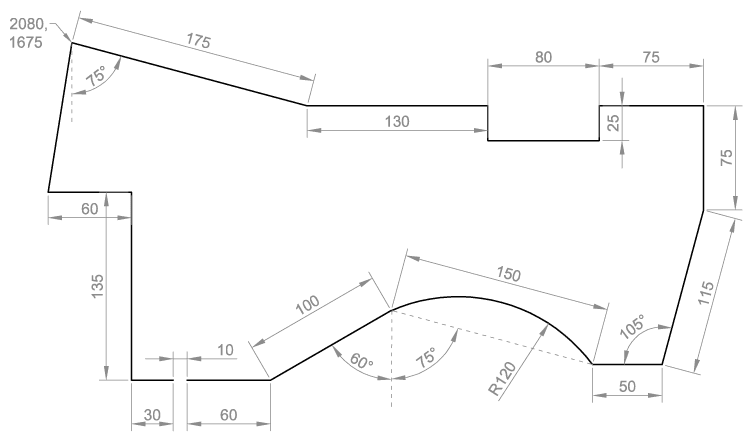
#> input picture input.png, 750 x 440 px; its folder holds only this picture in this run
$ python -i boundary.py   (imports and definitions only)
#> lines starting #> are read from the running program, lines starting #| are printed output that depends on the picture; after the words box and inside, x2 and y2 are one past the last pixel; in counts of white or black regions, pixels touching at a corner belong together
"""Boundary extraction from images (OpenCV) and DXF files (ezdxf).

Universal shape extraction supporting all boundary types worldwide:
- Images (PNG, JPG, JPEG, BMP, TIFF)
- CAD files (DXF)
- Complex shapes (L-shaped, U-shaped, irregular)
- Multiple detection methods with fallbacks
"""

import cv2
import numpy as np
from shapely.geometry import Polygon, MultiPolygon as ShapelyMultiPolygon, Point
from shapely.ops import unary_union
from pathlib import Path
import json


def extract_all_shapes_from_image(image_path: str, scale: float = 1.0, return_all: bool = False) -> dict:
    """
    Universal shape extractor that works for ANY boundary shape worldwide.

    Uses multiple detection algorithms:
    1. Adaptive thresholding + contour detection
    2. Edge detection with Hough transforms
    3. Color-based segmentation
    4. Deep contour analysis

    Args:
        image_path: Path to image file
        scale: Scale factor for coordinates
        return_all: If True, returns all detected shapes, not just the largest

    Returns:
        dict with polygon data including all detected boundaries
    """
#> called with image_path = '../../input.png', scale = 1, return_all = False
    img = cv2.imread(image_path)
#> img is the input picture: shape (440, 750, 3); min 0, max 255, mean 250.7
    if img is None:
        raise ValueError(f"Could not read image: {image_path}")

    gray = cv2.cvtColor(img, cv2.COLOR_BGR2GRAY)
    all_contours = []

    # Method 1: Adaptive thresholding
    try:
        adaptive = cv2.adaptiveThreshold(gray, 255, cv2.ADAPTIVE_THRESH_GAUSSIAN_C,
                                          cv2.THRESH_BINARY_INV, 11, 2)
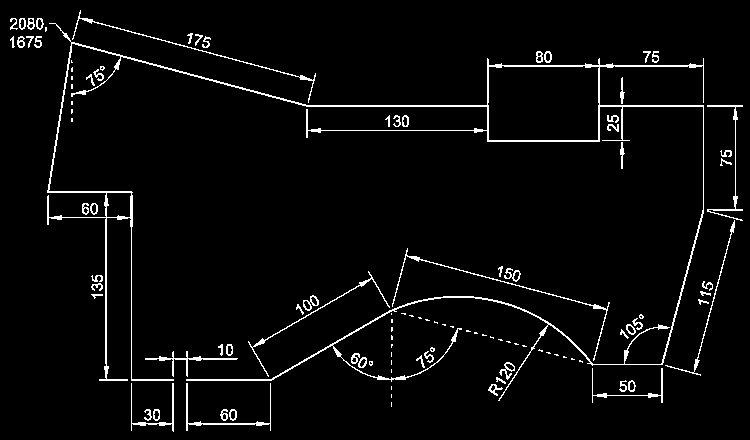
#> adaptive: shape (440, 750); 3.7% white in thin lines or dots
        kernel = cv2.getStructuringElement(cv2.MORPH_RECT, (5, 5))
        morph = cv2.morphologyEx(adaptive, cv2.MORPH_CLOSE, kernel, iterations=3)
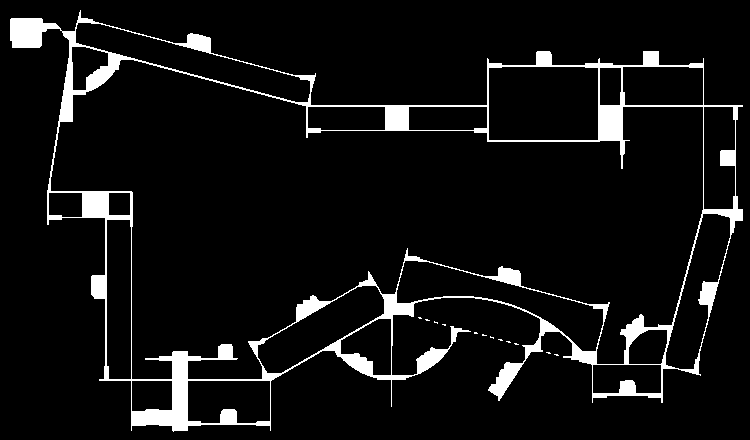
#> morph: shape (440, 750); 6.8% white; 13 white regions (12 under 20 px)
        contours1, _ = cv2.findContours(morph, cv2.RETR_EXTERNAL, cv2.CHAIN_APPROX_TC89_L1)
#> contours1 = 13 contours, 12 with area under 20; largest, box (x1, y1, x2, y2) and area: (10, 10, 743, 432) 194586
        all_contours.extend(contours1)
    except Exception:
        pass

    # Method 2: Multi-level Otsu thresholding
    try:
        denoised = cv2.bilateralFilter(gray, 9, 75, 75)
        _, otsu = cv2.threshold(denoised, 0, 255, cv2.THRESH_BINARY_INV + cv2.THRESH_OTSU)
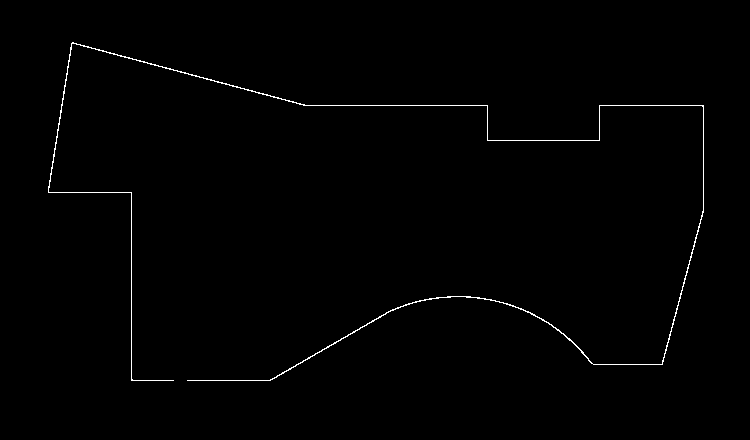
#> otsu: shape (440, 750); 0.7% white in thin lines or dots, all inside (x1, y1, x2, y2) = (48, 42, 704, 381)
        kernel = cv2.getStructuringElement(cv2.MORPH_RECT, (3, 3))
        otsu_clean = cv2.morphologyEx(otsu, cv2.MORPH_CLOSE, kernel, iterations=2)
        contours2, _ = cv2.findContours(otsu_clean, cv2.RETR_EXTERNAL, cv2.CHAIN_APPROX_SIMPLE)
#> contours2 = 1 contour; box (x1, y1, x2, y2) and area: (48, 42, 704, 381) 425
        all_contours.extend(contours2)
    except Exception:
        pass

    # Method 3: Canny edge detection with multiple thresholds
    try:
        blurred = cv2.GaussianBlur(gray, (5, 5), 0)
        for low, high in [(30, 100), (50, 150), (70, 200)]:
            edges = cv2.Canny(blurred, low, high)
            dilated = cv2.dilate(edges, np.ones((3, 3)), iterations=2)
            contours3, _ = cv2.findContours(dilated, cv2.RETR_EXTERNAL, cv2.CHAIN_APPROX_SIMPLE)
            all_contours.extend(contours3)
#> this loop made 3 passes
#> pass 1, in extract_all_shapes_from_image, `dilated = cv2.dilate(edges, np.ones((3, 3)), iterations=2)`:
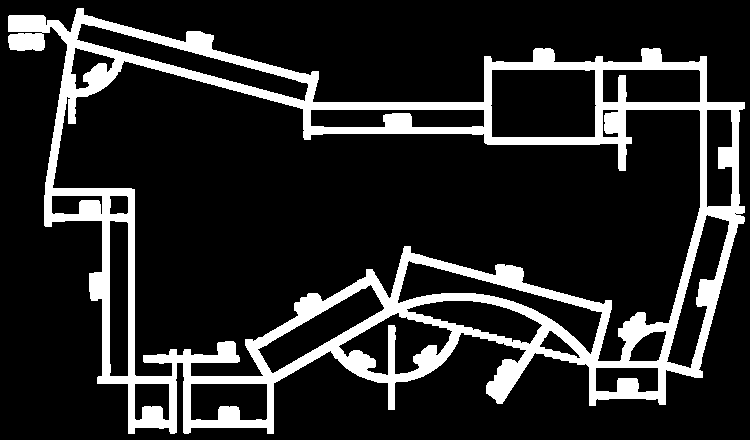
#> dilated: shape (440, 750); 15.9% white; 1 white region, box (x1, y1, x2, y2) and area: (8, 8, 745, 434) 52576
#> after the loop:
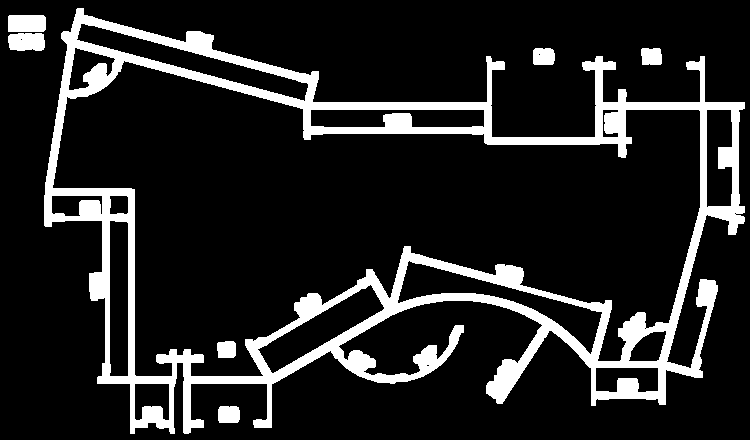
#> dilated: shape (440, 750); 14% white; 7 white regions, largest, box (x1, y1, x2, y2) and area: (44, 8, 745, 434) 43540, (8, 15, 46, 32) 639, (8, 33, 45, 51) 605
#> after the loop:
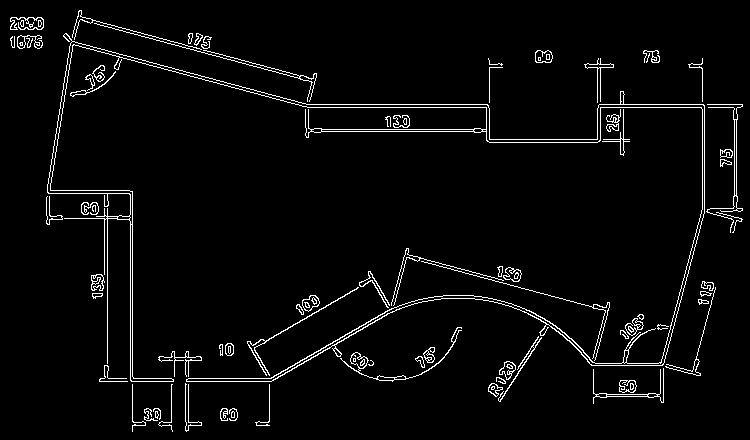
#> edges: shape (440, 750); 3.6% white in thin lines or dots
#> after the loop, all_contours = 25 contours, 12 with area under 20; largest, box (x1, y1, x2, y2) and area: (8, 8, 745, 434) 209409, (10, 10, 743, 432) 194586, (8, 8, 745, 434) 185404, (44, 8, 745, 434) 179440, (8, 15, 46, 32) 588
    except Exception:
        pass

    # Method 4: Color-based segmentation
    try:
        hsv = cv2.cvtColor(img, cv2.COLOR_BGR2HSV)
#> hsv: shape (440, 750, 3); mean H, S, V 0, 0, 250.7
        # Detect darker regions (buildings/structures typically darker than background)
        lower = np.array([0, 0, 0])
        upper = np.array([180, 255, 200])
        mask = cv2.inRange(hsv, lower, upper)
#> mask: shape (440, 750); 3.3% white in thin lines or dots
        kernel = cv2.getStructuringElement(cv2.MORPH_RECT, (7, 7))
        mask = cv2.morphologyEx(mask, cv2.MORPH_CLOSE, kernel, iterations=3)
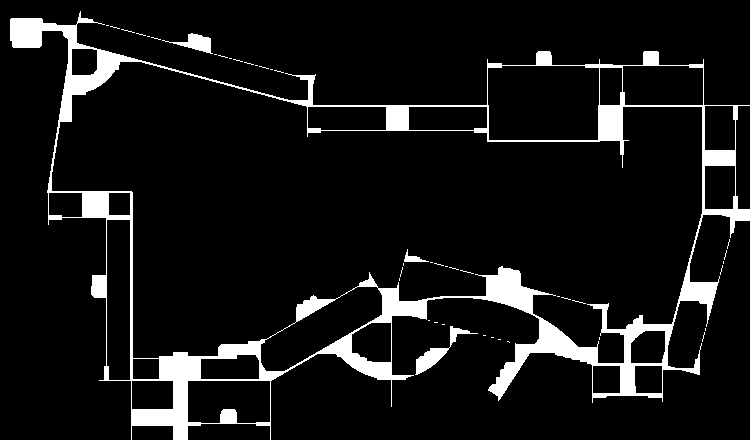
#> mask: shape (440, 750); 8.4% white; 44 white regions (40 under 20 px)
        contours4, _ = cv2.findContours(mask, cv2.RETR_EXTERNAL, cv2.CHAIN_APPROX_SIMPLE)
#> contours4 = 31 contours, 28 with area under 20; largest, box (x1, y1, x2, y2) and area: (10, 11, 750, 440) 184422, (415, 326, 478, 375) 549, (162, 33, 213, 54) 358
        all_contours.extend(contours4)
    except Exception:
        pass

    if not all_contours:
        raise ValueError("No shapes detected in image. Please ensure the boundary is clearly visible.")

    # Filter contours by area (remove noise)
    min_area = 100
    valid_contours = [c for c in all_contours if cv2.contourArea(c) >= min_area]
#> valid_contours = 16 contours; largest, box (x1, y1, x2, y2) and area: (8, 8, 745, 434) 209409, (10, 10, 743, 432) 194586, (8, 8, 745, 434) 185404, (10, 11, 750, 440) 184422, (44, 8, 745, 434) 179440

    if not valid_contours:
        raise ValueError("No significant boundaries detected. Image may be too noisy or low quality.")

    # Select the best contour (largest by default)
    main_contour = max(valid_contours, key=cv2.contourArea)
#> main_contour = contour of 815 points, box (x1, y1, x2, y2) (8, 8, 745, 434), area 209409

    # Extract and refine polygon
    epsilon = 0.002 * cv2.arcLength(main_contour, True)
#> epsilon = 6.5
    approx = cv2.approxPolyDP(main_contour, epsilon, True)
#> approx = contour of 69 points, box (x1, y1, x2, y2) (8, 8, 745, 434), area 211934

    # Apply sub-pixel refinement
    try:
        criteria = (cv2.TERM_CRITERIA_EPS + cv2.TERM_CRITERIA_MAX_ITER, 30, 0.001)
        corners = cv2.cornerSubPix(gray, np.float32(approx), (5, 5), (-1, -1), criteria)
#> corners = 69 rows, first 8: [8, 16], [9.41, 28.17], [40.07, 29.52], [10, 34], [10, 49], [40.17, 45.98], [41, 33], [50, 26]
        polygon_coords = corners.squeeze().tolist()
#> polygon_coords = 69 pairs, first value 8 to 744, second value 10.22 to 433
    except Exception:
        polygon_coords = approx.squeeze().tolist()

    # Handle single point edge case
    if not isinstance(polygon_coords[0], list):
        polygon_coords = [polygon_coords]

    if len(polygon_coords) < 3:
        raise ValueError("Insufficient points detected for a valid polygon.")

    # Scale and round coordinates
    if scale != 1.0:
        polygon_coords = [[round(p[0] * scale, 2), round(p[1] * scale, 2)] for p in polygon_coords]
    else:
        polygon_coords = [[round(p[0], 2), round(p[1], 2)] for p in polygon_coords]

    # Ensure closed polygon
    if polygon_coords[0] != polygon_coords[-1]:
        polygon_coords.append(polygon_coords[0])

    # Calculate metrics
    try:
        shapely_poly = Polygon(polygon_coords)
        if not shapely_poly.is_valid:
            fixed_geom = shapely_poly.buffer(0)
            if isinstance(fixed_geom, ShapelyMultiPolygon):
                shapely_poly = max(fixed_geom.geoms, key=lambda p: p.area)
            else:
                shapely_poly = fixed_geom
            if hasattr(shapely_poly, 'exterior'):
                polygon_coords = [[round(c[0], 2), round(c[1], 2)] for c in shapely_poly.exterior.coords]
#> polygon_coords = 68 pairs, first value 8 to 744, second value 10.22 to 433
        area = shapely_poly.area
#> area = 207885.7
        perimeter = shapely_poly.length
#> perimeter = 2977.6
    except Exception:
        area = cv2.contourArea(main_contour) * (scale ** 2)
        perimeter = cv2.arcLength(main_contour, True) * scale

    return {
        "polygon": polygon_coords,
        "area": round(area, 2),
        "num_vertices": len(polygon_coords) - 1,
        "perimeter": round(perimeter, 2),
        "extraction_method": "universal_multi_algorithm"
    }


# [421 lines left out: functions extract_polygon_from_image, extract_polygon_from_dxf, connect_line_segments, validate_boundary_polygon, process_boundary_file, not called in this run]

>>> result = extract_all_shapes_from_image('../../input.png')
#> result = 5 items
